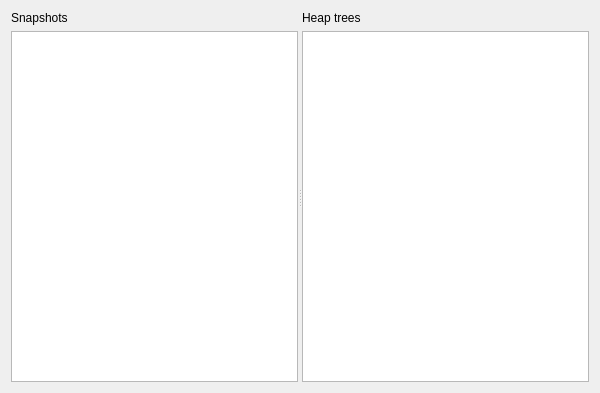
<?xml version="1.0" encoding="UTF-8"?>
<ui version="4.0">
 <class>valgrind::Massif::View</class>
 <widget class="QWidget" name="valgrind::Massif::View">
  <property name="geometry">
   <rect>
    <x>0</x>
    <y>0</y>
    <width>600</width>
    <height>393</height>
   </rect>
  </property>
  <layout class="QVBoxLayout" name="verticalLayout">
   <item>
    <widget class="QSplitter" name="splitter">
     <property name="orientation">
      <enum>Qt::Horizontal</enum>
     </property>
     <widget class="QWidget" name="layoutWidget">
      <layout class="QVBoxLayout" name="snapshotsLayout">
       <item>
        <widget class="QLabel" name="snapshotsLabel">
         <property name="text">
          <string>Snapshots</string>
         </property>
        </widget>
       </item>
       <item>
        <widget class="QTreeView" name="snapshotsView">
         <property name="editTriggers">
          <set>QAbstractItemView::NoEditTriggers</set>
         </property>
        </widget>
       </item>
      </layout>
     </widget>
     <widget class="QWidget" name="layoutWidget">
      <layout class="QVBoxLayout" name="treesLayout">
       <item>
        <widget class="QLabel" name="treesLabel">
         <property name="text">
          <string>Heap trees</string>
         </property>
        </widget>
       </item>
       <item>
        <widget class="QListView" name="treesView">
         <property name="editTriggers">
          <set>QAbstractItemView::NoEditTriggers</set>
         </property>
        </widget>
       </item>
      </layout>
     </widget>
    </widget>
   </item>
  </layout>
 </widget>
 <resources/>
 <connections/>
</ui>
